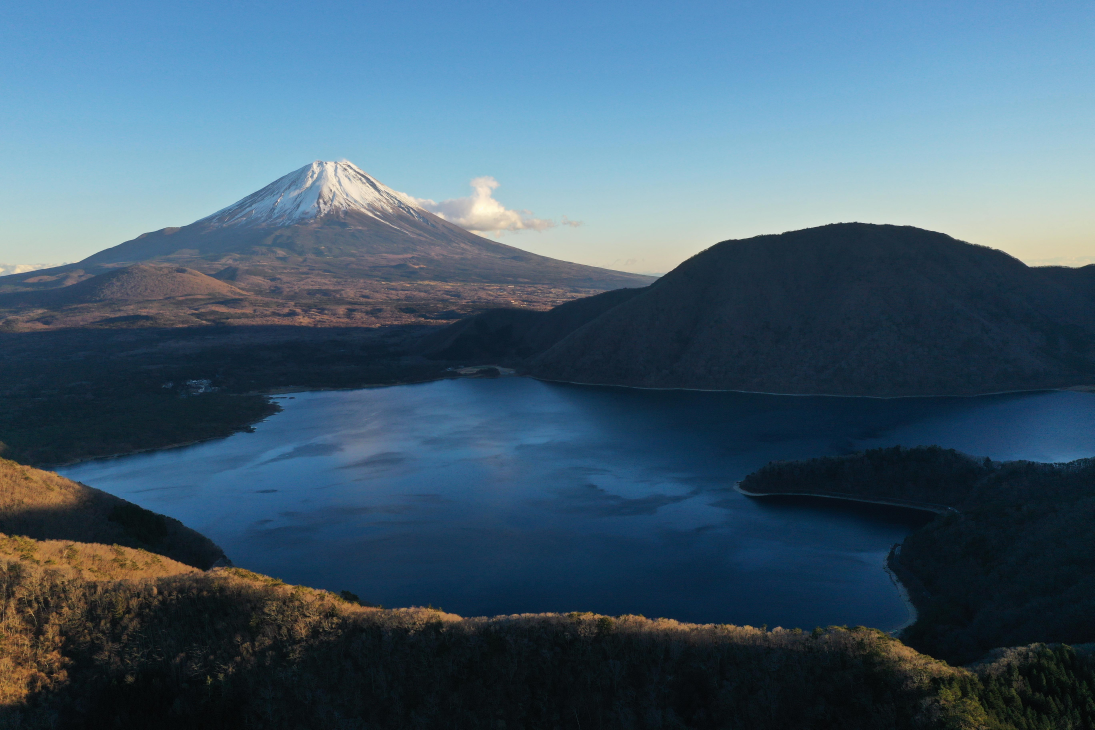
#> input picture original/image.jpg, 5472 x 3648 px (shown at 1/5 size)
$ python -i display.py   (imports and definitions only)
#> lines starting #> are read from the running program, lines starting #| are printed output that depends on the picture
#> further down, picture is the input picture: shape (3648, 5472, 3); mean B, G, R 111.6, 93.2, 67.1
from matplotlib import pyplot as plt
import cv2

from watermark import convertImage

import numpy as np
from PIL import Image

import imageio.v3 as iio
import skimage.color
import skimage.util


# Read the image and convert them in the same way as the watermarking process
# [194 lines left out: functions imageProcessing, imageProcessingText, plot_table, plotResult, plotDiff, not called in this run]


######## Histogram ########

def plot_grayscale_histogram(image):
    if type(image) == str:
        # read the image of a plant seedling as grayscale from the outset
        image = iio.imread(img, mode="L")
    # convert the image to float dtype with a value range from 0 to 1
    image = skimage.util.img_as_float(image)
    # create the histogram
    histogram, bin_edges = np.histogram(image, bins=256, range=(0, 1))
    # configure and draw the histogram figure
    plt.figure()
    plt.figure(figsize=(13, 5))
    plt.title("Grayscale Histogram")
    plt.xlabel("grayscale value")
    plt.ylabel("pixel count")
    plt.xlim([0.0, 1.0])  # <- named arguments do not work here
    plt.plot(bin_edges[0:-1], histogram)  # <- or here
    plt.show()

def plot_color_histogram(image):
    if type(image) == str:
        image = iio.imread(uri=image)
    # tuple to select colors of each channel line
    colors = ("red", "green", "blue")

    # Histogram plot, with three lines, one for each color
    plt.figure()
    plt.figure(figsize=(13, 5))
    plt.xlim([0, 256])

    for channel_id, color in enumerate(colors):
        # create histogram for the current color
        histogram, bin_edges = np.histogram(
            image[:, :, channel_id], bins=256, range=(0, 256)
        )
        plt.plot(bin_edges[0:-1], histogram, color=color)

    plt.title("Color Histogram")
    plt.xlabel("Color value")
    plt.ylabel("Pixel count")
    plt.show()
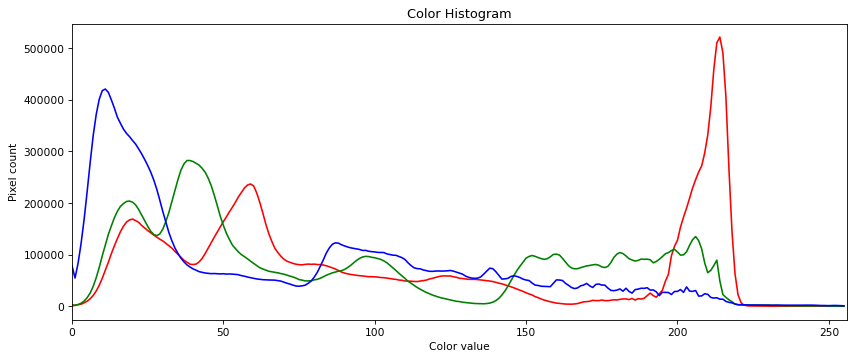
#> figure drawn by matplotlib, 1 panel; curve peaks at x = 214, y = 521499; curve peaks at x = 38, y = 282307; curve peaks at x = 11, y = 420710
#> in plot_grayscale_histogram, `histogram, bin_edges = np.histogram(image, bins=256, range=(0, 1))`: histogram = 256 values, max 700676 at index 18, min 868 at index 255, mean 233928; bin_edges = 257 values from 0 to 1


def plot_cie_ycbcr_y_histogram(image):
    if type(image) == str:
        image = iio.imread(uri=image)
    # Convert it to the CIE YCbCr color space
    image = skimage.color.rgb2ycbcr(image)
#> image: shape (3648, 5472, 3) float64; mean of channels 0, 1, 2 98.2, 113.8, 137.9
    # extract the Y channel
    image = image[:, :, 0]
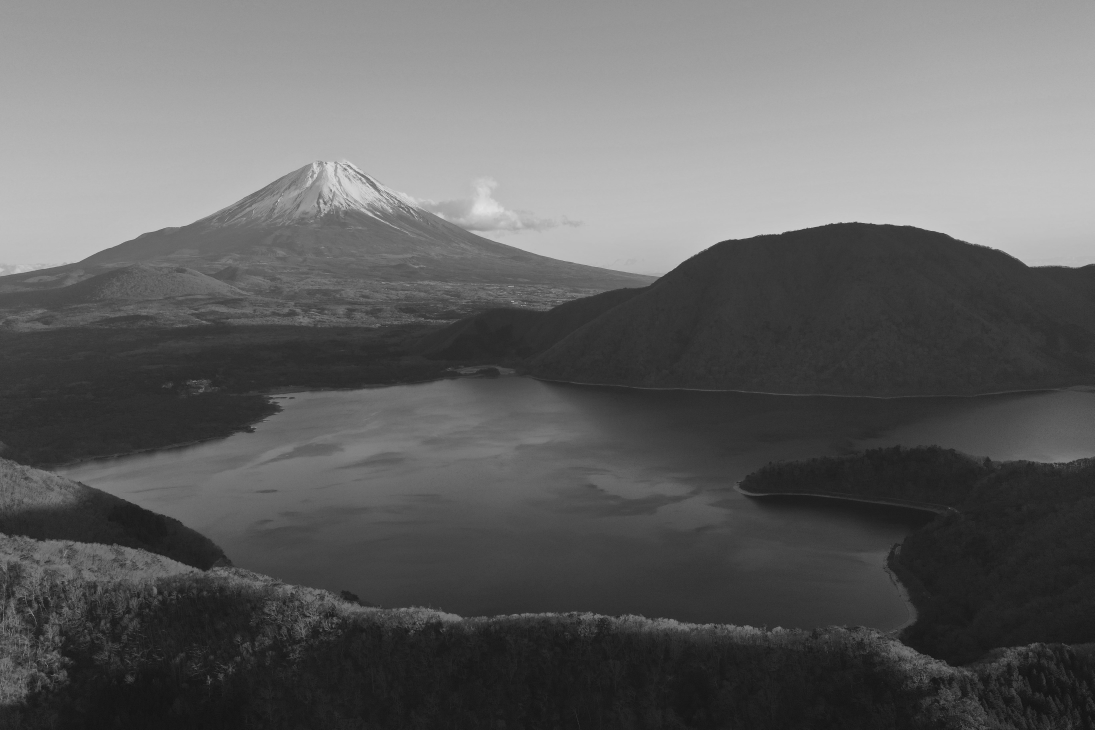
#> image: shape (3648, 5472) float64 (shown at 1/5 size); min 16, max 234, mean 98.2
    # create the histogram
    histogram, bin_edges = np.histogram(image, bins=256, range=(0, 256))
#> histogram = 256 values, max 320022 at index 52, min 0 at index 0, mean 77976; bin_edges = 257 values from 0 to 256
    # configure and draw the histogram figure
    plt.figure()
    plt.figure(figsize=(13, 5))
    plt.title("CIE Y Histogram")
    plt.xlabel("CIE Y value")
    plt.ylabel("pixel count")
    plt.xlim([0.0, 256.0])  # <- named arguments do not work here
    plt.plot(bin_edges[0:-1], histogram)  # <- or here
    plt.show()
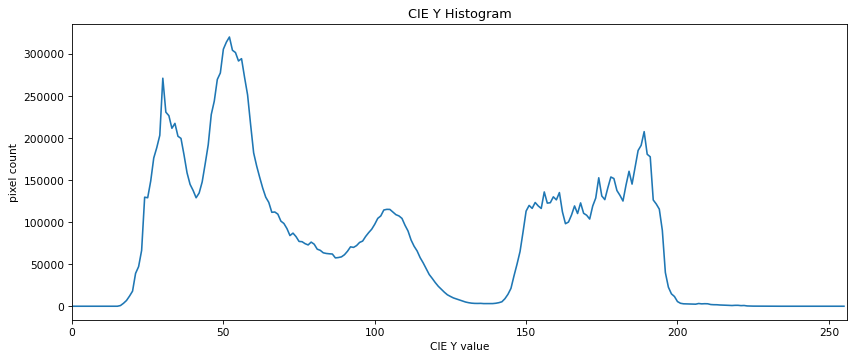
#> figure drawn by matplotlib, 1 panel; curve peaks at x = 52, y = 320022

def plot_cie_ycbcr_cb_histogram(image):
    if type(image) == str:
        image = iio.imread(uri=image)
    # Cconvert it to the CIE YCbCr color space
    image = skimage.color.rgb2ycbcr(image)
    # extract the Cb channel
    image = image[:, :, 1]
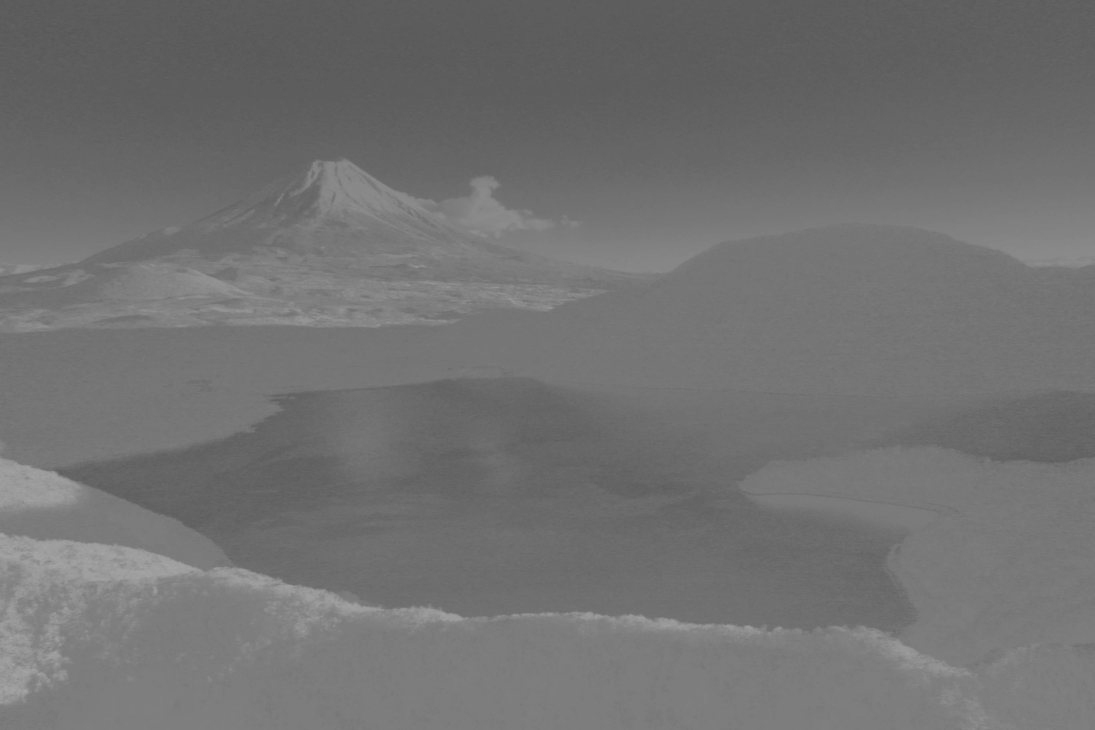
#> image: shape (3648, 5472) float64 (shown at 1/5 size); min 84.59, max 171, mean 113.8
    # create the histogram
    histogram, bin_edges = np.histogram(image, bins=256, range=(0, 256))
#> histogram = 256 values, max 1195256 at index 118, min 0 at index 0, mean 77976; bin_edges = 257 values from 0 to 256
    # configure and draw the histogram figure
    plt.figure()
    plt.figure(figsize=(13, 5))
    plt.title("CIE Cb Histogram")
    plt.xlabel("CIE Cb value")
    plt.ylabel("pixel count")
    plt.xlim([0.0, 256.0])  # <- named arguments do not work here
    plt.plot(bin_edges[0:-1], histogram)  # <- or here
    plt.show()
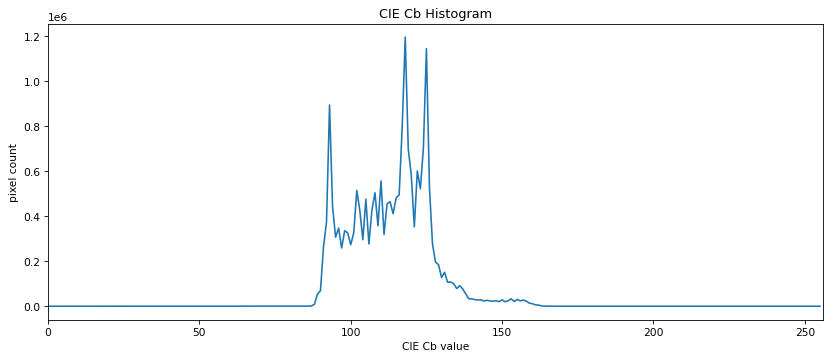
#> figure drawn by matplotlib, 1 panel; curve peaks at x = 118, y = 1195256

def plot_cie_ycbcr_cr_histogram(image):
    if type(image) == str:
        image = iio.imread(uri=image)
    # Convert it to the CIE YCbCr color space
    image = skimage.color.rgb2ycbcr(image)
    # extract the Cr channel
    image = image[:, :, 2]
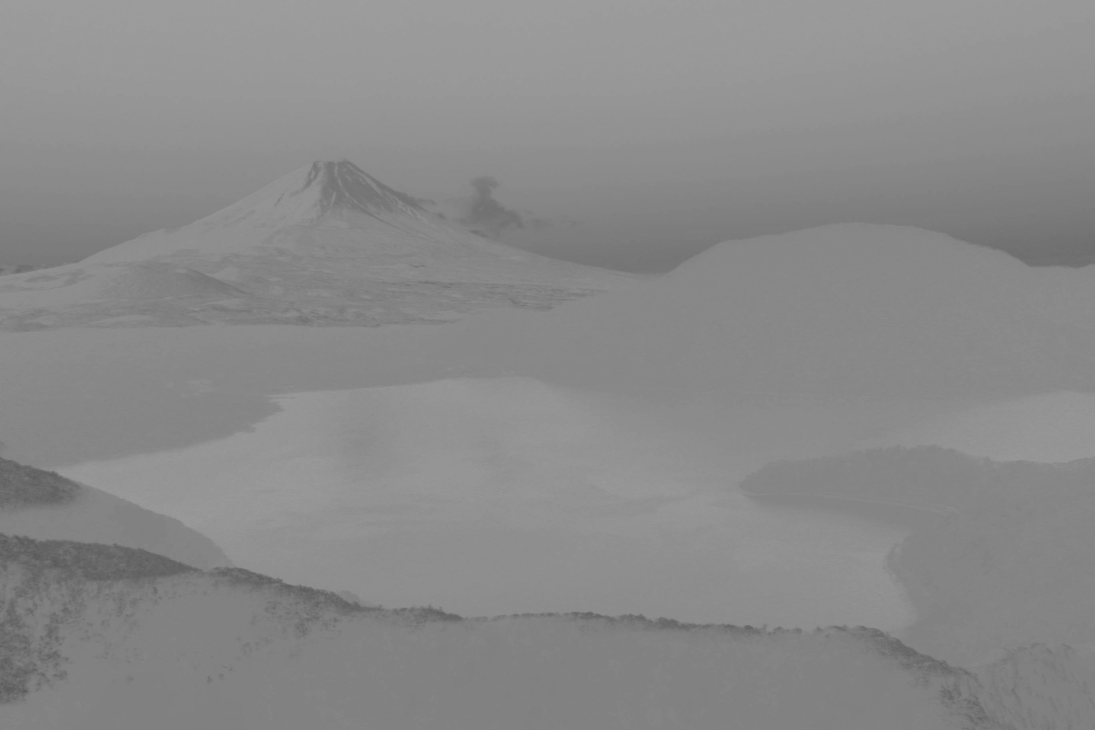
#> image: shape (3648, 5472) float64 (shown at 1/5 size); min 86.27, max 160, mean 137.9
    # create the histogram
    histogram, bin_edges = np.histogram(image, bins=256, range=(0, 256))
#> histogram = 256 values, max 1547353 at index 129, min 0 at index 0, mean 77976; bin_edges = 257 values from 0 to 256
    # configure and draw the histogram figure
    plt.figure()
    plt.figure(figsize=(13, 5))
    plt.title("CIE Cr Histogram")
    plt.xlabel("CIE Cr value")
    plt.ylabel("pixel count")
    plt.xlim([0.0, 256.0])  # <- named arguments do not work here
    plt.plot(bin_edges[0:-1], histogram)  # <- or here
    plt.show()
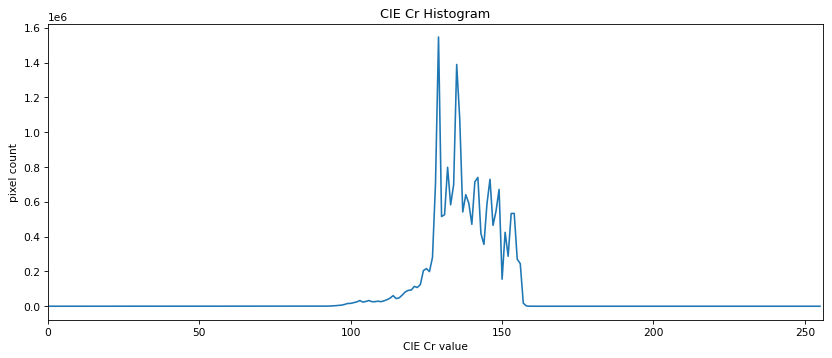
#> figure drawn by matplotlib, 1 panel; curve peaks at x = 129, y = 1547353

def plot_all_histograms(image):
    if type(image) == str:
        image = iio.imread(uri=image)
    plot_color_histogram(image)
    plot_grayscale_histogram(image)
    # luminessance
    plot_cie_ycbcr_y_histogram(image)
    # chrominance
    plot_cie_ycbcr_cb_histogram(image)
    plot_cie_ycbcr_cr_histogram(image)


################## Exemple ##################

### Parameters ###
"""
x = 2 # Divise la taille de la marque

image = "original/leopard.jpg"
marque = "original/marque/dragon.jpg"
Iresult = "result/watermarkedImage.jpg"
Mresult = "result/recoveredWatermark.png"


### Main ###

plotResult(image, marque, Iresult, Mresult, x)

plotDiff(image, marque, Iresult, Mresult, x)
"""

>>> import cv2
>>> picture = cv2.imread('original/image.jpg')
>>> result = plot_all_histograms(picture)
